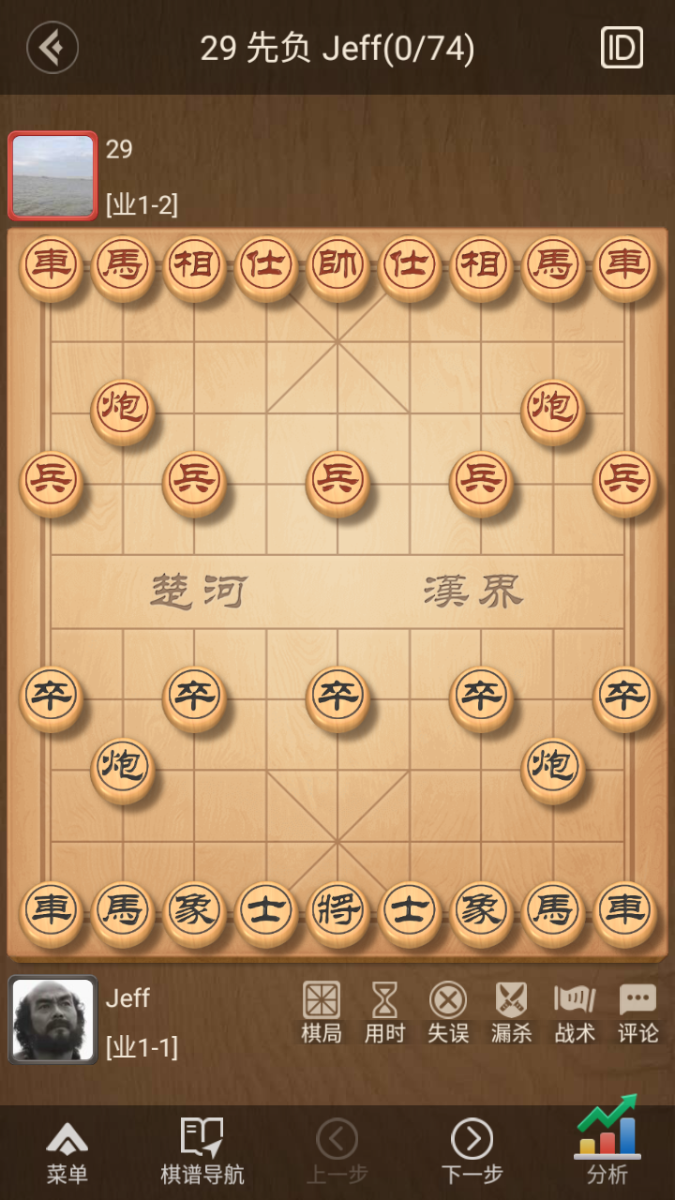
#> input picture 2026-11-17/xiangqi-move-logic/work/inspect/Screenshot_20261117-103346.png, 675 x 1200 px, found by its file name
$ python recognize_v1.py
#> lines starting #> are read from the running program, lines starting #| are printed output that depends on the picture; after the words box and inside, x2 and y2 are one past the last pixel; in counts of white or black regions, pixels touching at a corner belong together
### engine/constants.py
"""中国象棋引擎常量：棋子编码、子力价值、中文名称与坐标约定。

内部坐标约定（全引擎统一）：
    下标 sq = row * 9 + col
    col: 0..8  从左到右（以红方视角，红方在下）
    row: 0..9  从上到下（row 0 = 黑方底线，row 9 = 红方底线）

棋子编码：
    piece = (color << 3) | type
    color: RED=0 / BLACK=1
    type : KING=1 .. PAWN=7
    因此红方棋子取值 1..7，黑方棋子取值 9..15，0 表示空。
"""

COLS = 9
ROWS = 10
SQUARES = COLS * ROWS

RED = 0
BLACK = 1

EMPTY = 0
KING = 1
ADVISOR = 2
ELEPHANT = 3
HORSE = 4
CHARIOT = 5
CANNON = 6
PAWN = 7


def make(color: int, ptype: int) -> int:
    """组合颜色与兵种，得到棋子编码。"""
    return (color << 3) | ptype


def color_of(piece: int) -> int:
    """取棋子颜色（空子返回 0，调用前应先判空）。"""
    return piece >> 3


def type_of(piece: int) -> int:
    """取棋子兵种（空子返回 0）。"""
    return piece & 7


def opponent(color: int) -> int:
    """返回对手颜色。"""
    return BLACK if color == RED else RED


# 子力价值（厘兵）。车、炮直线速度快，高于马。兵的名义值是 100，
# 开局到残局的实际吃兵收益在评估里再压低。将帅不参与交换评估。
PIECE_VALUE = {
    KING: 60000,
    ADVISOR: 200,
    ELEPHANT: 200,
    HORSE: 400,
    CHARIOT: 1200,
    CANNON: 650,
    PAWN: 100,
}

# 中文棋子名（红/黑两套写法）
PIECE_NAMES = {
    (RED, KING): "帅",
    (RED, ADVISOR): "仕",
    (RED, ELEPHANT): "相",
    (RED, HORSE): "马",
    (RED, CHARIOT): "车",
    (RED, CANNON): "炮",
    (RED, PAWN): "兵",
    (BLACK, KING): "将",
    (BLACK, ADVISOR): "士",
    (BLACK, ELEPHANT): "象",
    (BLACK, HORSE): "马",
    (BLACK, CHARIOT): "车",
    (BLACK, CANNON): "炮",
    (BLACK, PAWN): "卒",
}

# FEN 字符映射（大写红、小写黑）；兼容 b/e 两种“象”写法与 h 的“马”写法
FEN_TO_PIECE = {
    "K": make(RED, KING),
    "A": make(RED, ADVISOR),
    "B": make(RED, ELEPHANT),
    "E": make(RED, ELEPHANT),
    "H": make(RED, HORSE),
    "N": make(RED, HORSE),
    "R": make(RED, CHARIOT),
    "C": make(RED, CANNON),
    "P": make(RED, PAWN),
    "k": make(BLACK, KING),
    "a": make(BLACK, ADVISOR),
    "b": make(BLACK, ELEPHANT),
    "e": make(BLACK, ELEPHANT),
    "h": make(BLACK, HORSE),
    "n": make(BLACK, HORSE),
    "r": make(BLACK, CHARIOT),
    "c": make(BLACK, CANNON),
    "p": make(BLACK, PAWN),
}
#> in recognize, img is the input picture: shape (1200, 675, 3); mean B, G, R 94.3, 130.8, 165.2

# 输出 FEN 时统一使用的大写/小写字符
PIECE_TO_FEN = {
    make(RED, KING): "K",
    make(RED, ADVISOR): "A",
    make(RED, ELEPHANT): "B",
    make(RED, HORSE): "N",
    make(RED, CHARIOT): "R",
    make(RED, CANNON): "C",
    make(RED, PAWN): "P",
    make(BLACK, KING): "k",
    make(BLACK, ADVISOR): "a",
    make(BLACK, ELEPHANT): "b",
    make(BLACK, HORSE): "n",
    make(BLACK, CHARIOT): "r",
    make(BLACK, CANNON): "c",
    make(BLACK, PAWN): "p",
}

START_FEN = "rnbakabnr/9/1c5c1/p1p1p1p1p/9/9/P1P1P1P1P/1C5C1/9/RNBAKABNR w - - 0 1"

# 中文数字（红方记谱用中文，黑方记谱用阿拉伯数字）
RED_NUMERALS = "零一二三四五六七八九"
BLACK_NUMERALS = "0123456789"

### test/recognize_v1.py
"""完整识别流水线验证：9x10 网格 → 90 个棋子位置 → 颜色分类 → 走棋 → 画圈。
先用一张图完整跑通，再批量处理。"""

import json
import os
import sys

import cv2
import numpy as np

_HERE = os.path.dirname(os.path.abspath(__file__))
_ROOT = os.path.dirname(_HERE)
if _ROOT not in sys.path:
    sys.path.insert(0, _ROOT)

from engine import decide_position
from engine.constants import BLACK, RED

IMG = r"g:\chessCn\images\Screenshot_20261117-103346.png"
OUT = r"g:\chessCn\2026-11-17\xiangqi-move-logic\work\inspect"
os.makedirs(OUT, exist_ok=True)

# 上一轮投影法得到的稳定网格（参考点）
# 竖线: [0, 43, 131, 207, 284, 360, 437, 513, 590, 717] → 9 条内部: 131..590
# 横线: [0, 43, 135, 188, 263, 339, 411, 490, 569, 644, 720, 796, 864, 926, ...]
#       内部: 188..926 共 10 条


def local_minima(arr, min_gap=15):
    n = len(arr)
    peaks = [0]
    for i in range(1, n - 1):
        if arr[i] < arr[i - 1] and arr[i] < arr[i + 1]:
            peaks.append(i)
    peaks.append(n - 1)
    filtered = [peaks[0]]
    for p in peaks[1:]:
        if p - filtered[-1] >= min_gap:
            filtered.append(p)
        elif arr[p] < arr[filtered[-1]]:
            filtered[-1] = p
    return filtered


def detect_board_anchor(img):
    """返回 (x0, y0, cell_w, cell_h, grid_cols, grid_rows)。

    用投影法找到最稳定的 9×10 网格。"""
    gray = cv2.cvtColor(img, cv2.COLOR_BGR2GRAY)
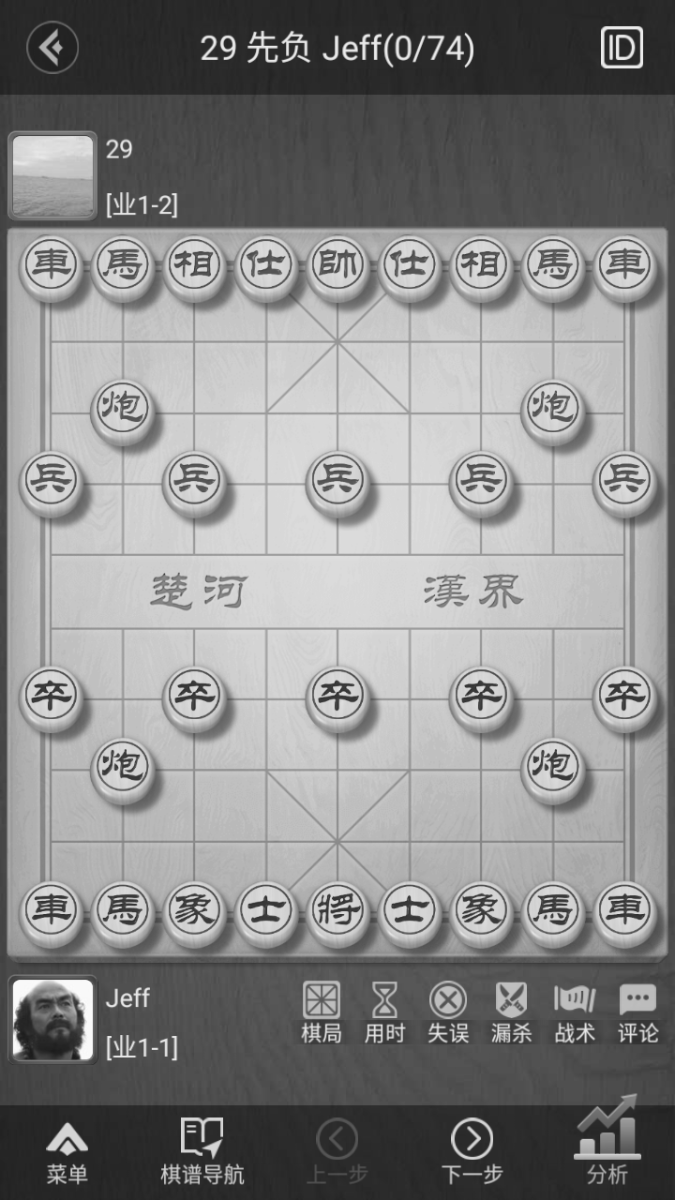
#> gray: shape (1200, 675); min 26, max 253, mean 136.9
    h, w = gray.shape
#> h = 1200; w = 675
    row_proj = gray.mean(axis=1)
#> row_proj = 1200 values, max 204.4 at index 557, min 39.7 at index 6, mean 136.9
    col_proj = gray.mean(axis=0)
#> col_proj = 675 values, max 151.5 at index 387, min 63.26 at index 0, mean 136.9

    h_lines = local_minima(row_proj, min_gap=30)
#> in local_minima, `n = len(arr)`: n = 1200
#> after the loop in local_minima, `for i in range(1, n - 1):`: peaks = 164 values from 0 to 1191
#> in local_minima, `filtered = [peaks[0]]`: filtered = [0]
#> the loop in local_minima, `for p in peaks[1:]:` made 164 passes
#> p on passes 1 to 3: 2, 4, 6
#> after the loop in local_minima, `for p in peaks[1:]:`: filtered = [6, 75, 113, 179, 224, 271, 303, 341, 413, 480, 514, 554, 588, 628, 699, 733, 769, 805, 841, 905, 963, 1021, 1106, 1199]
#> h_lines has the same summary as filtered in local_minima
    v_lines = local_minima(col_proj, min_gap=30)
#> the loop in local_minima (call 2), `for p in peaks[1:]:` made 98 passes
#> p on passes 1 to 12: 11, 20, 26, 41, 50, 61, 69, 75, 80, 90, 93, 98
#> v_lines = [0, 41, 123, 155, 194, 224, 266, 337, 370, 409, 481, 512, 553, 587, 624, 672]

    # 选出等间距的那段
    def pick_uniform(lines, need):
#> called with need = 10
        if len(lines) < need:
            return None
        best_seq = None
        best_std = 1e9
        for i in range(len(lines) - need + 1):
            seq = lines[i:i + need]
            gaps = np.diff(seq)
            if np.std(gaps) < best_std:
                best_std = np.std(gaps)
                best_seq = seq
#> this loop made 7 passes
#> (gaps, best_std, best_seq) on passes 1, 3, 4, 6: ([41, 82, 32, 39, 30, 42, 71, 33, 39], 17.25, [0, 41, 123, 155, 194, 224, 266, 337, 370, 409]), ([32, 39, 30, 42, 71, 33, 39, 72, 31], 15.6, [123, 155, 194, 224, 266, 337, 370, 409, 481, 512]), ([39, 30, 42, 71, 33, 39, 72, 31, 41], 15.13, [155, 194, 224, 266, 337, 370, 409, 481, 512, 553]), ([42, 71, 33, 39, 72, 31, 41, 34, 37], 14.86, [224, 266, 337, 370, 409, 481, 512, 553, 587, 624])
#> (seq, gaps) on passes 2, 5, 7: ([41, 123, 155, 194, 224, 266, 337, 370, 409, 481], [82, 32, 39, 30, 42, 71, 33, 39, 72]), ([194, 224, 266, 337, 370, 409, 481, 512, 553, 587], [30, 42, 71, 33, 39, 72, 31, 41, 34]), ([266, 337, 370, 409, 481, 512, 553, 587, 624, 672], [71, 33, 39, 72, 31, 41, 34, 37, 48])
#> after the loop, best_std = 14.86
        return best_seq

    vert = pick_uniform(v_lines, 10)  # 10 条竖线 → 9 格
#> vert = [224, 266, 337, 370, 409, 481, 512, 553, 587, 624]
    horz = pick_uniform(h_lines, 11)  # 11 条横线 → 10 格
#> the loop in pick_uniform (call 2), `for i in range(len(lines) - need + 1):` made 14 passes
#> (gaps, best_std, best_seq) on passes 1, 2, 4, 10: ([69, 38, 66, 45, 47, 32, 38, 72, 67, 34], 15.12, [6, 75, 113, 179, 224, 271, 303, 341, 413, 480, 514]), ([38, 66, 45, 47, 32, 38, 72, 67, 34, 40], 14.1, [75, 113, 179, 224, 271, 303, 341, 413, 480, 514, 554]), ([45, 47, 32, 38, 72, 67, 34, 40, 34, 40], 13.14, [179, 224, 271, 303, 341, 413, 480, 514, 554, 588, 628]), ([34, 40, 34, 40, 71, 34, 36, 36, 36, 64], 12.77, [480, 514, 554, 588, 628, 699, 733, 769, 805, 841, 905])
#> (seq, gaps) on passes 3, 5, 6, 7, 8, 9: ([113, 179, 224, 271, 303, 341, 413, 480, 514, 554, 588], [66, 45, 47, 32, 38, 72, 67, 34, 40, 34]), ([224, 271, 303, 341, 413, 480, 514, 554, 588, 628, 699], [47, 32, 38, 72, 67, 34, 40, 34, 40, 71]), ([271, 303, 341, 413, 480, 514, 554, 588, 628, 699, 733], [32, 38, 72, 67, 34, 40, 34, 40, 71, 34]), ([303, 341, 413, 480, 514, 554, 588, 628, 699, 733, 769], [38, 72, 67, 34, 40, 34, 40, 71, 34, 36]), ([341, 413, 480, 514, 554, 588, 628, 699, 733, 769, 805], [72, 67, 34, 40, 34, 40, 71, 34, 36, 36]), ([413, 480, 514, 554, 588, 628, 699, 733, 769, 805, 841], [67, 34, 40, 34, 40, 71, 34, 36, 36, 36])
#> horz = [480, 514, 554, 588, 628, 699, 733, 769, 805, 841, 905]

    print(f"选中竖线: {vert}  std={np.std(np.diff(vert)):.1f}")
#| 选中竖线: [224, 266, 337, 370, 409, 481, 512, 553, 587, 624]  std=14.9
    print(f"选中横线: {horz}  std={np.std(np.diff(horz)):.1f}")
#| 选中横线: [480, 514, 554, 588, 628, 699, 733, 769, 805, 841, 905]  std=12.8

    cell_w = (vert[-1] - vert[0]) / 9
#> cell_w = 44.44
    cell_h = (horz[-1] - horz[0]) / 10
#> cell_h = 42.5
    return vert[0], horz[0], cell_w, cell_h, vert, horz


def classify_cell(img, cx, cy, cell_size):
    """在格子中心区域采样，返回 'r' | 'b' | '.'。"""
    r = int(cell_size * 0.30)
    patch = img[cy - r:cy + r, cx - r:cx + r]
    if patch.size == 0:
        return ".", None
    hsv = cv2.cvtColor(patch, cv2.COLOR_BGR2HSV)
    # 黑色：V 通道低
    v_low = (hsv[..., 2] < 70).mean()
    # 红色：H 在 0-10 或 160-180
    red_mask = ((hsv[..., 0] < 10) | (hsv[..., 0] > 160)) & (hsv[..., 1] > 80) & (hsv[..., 2] > 80)
    red_ratio = red_mask.mean()
    return red_ratio, v_low


def recognize(img_path, side_bottom=None):
    """识别一张截图的棋盘。

    side_bottom: 'red' 红方在下 / 'black' 黑方在下 / None（自动检测：哪方棋子多且在中心区域）
    返回 (grid_string, cell_centers, board_x0, board_y0, cell_w, cell_h, view_side)
    """
    img = cv2.imread(img_path)
    x0, y0, cell_w, cell_h, vert, horz = detect_board_anchor(img)
#> x0 = 224; y0 = 480; cell_w = 44.44; cell_h = 42.5; vert = [224, 266, 337, 370, 409, 481, 512, 553, 587, 624]
    centers = []
    grid_chars = []
    for row in range(10):
        row_chars = []
        for col in range(9):
            cx = int(vert[col] + cell_w / 2)
            cy = int(horz[row] + cell_h / 2)
            red_ratio, black_ratio = classify_cell(img, cx, cy, cell_w)
            char = "."
            if red_ratio > 0.12 and red_ratio > black_ratio:
                char = "R"
            elif black_ratio > 0.15 and black_ratio > red_ratio:
                char = "r"
            row_chars.append(char)
            centers.append((cx, cy))
        grid_chars.append("".join(row_chars))
#> this loop made 10 passes
#> pass 1, in classify_cell, `patch = img[cy - r:cy + r, cx - r:cx + r]`:
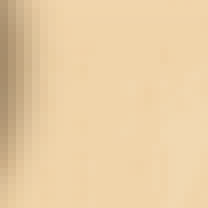
#> patch: shape (26, 26, 3) (shown 8 times larger); mean B, G, R 164.8, 205.9, 233.5
#> pass 1, in classify_cell (call 2), `patch = img[cy - r:cy + r, cx - r:cx + r]`:
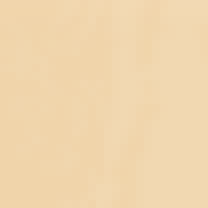
#> patch: shape (26, 26, 3) (shown 8 times larger); mean B, G, R 173.5, 213.9, 240.5
#> after the loop, centers = 90 pairs, first value 246 to 609, second value 501 to 862; grid_chars = ['.........', '.........', '.........', '.........', '.........', '.........', '.........', '.........', '.........', '.........']

    grid_str = "\n".join(grid_chars)
    print("\n识别网格:")
    print(grid_str)

    # 统计双方棋子数
    red_count = sum(row.count("R") for row in grid_chars)
#> red_count = 0
    black_count = sum(row.count("r") for row in grid_chars)
#> black_count = 0
    print(f"红棋 {red_count} 颗，黑棋 {black_count} 颗")
#| 红棋 0 颗，黑棋 0 颗

    return grid_str, centers, x0, y0, cell_w, cell_h, img.shape[:2]


def main():
    grid_str, centers, bx, by, cw, ch, _ = recognize(IMG)
#> bx = 224; by = 480; cw = 44.44; ch = 42.5
    print(f"\n棋盘区域 x={bx} y={by} cell={cw:.1f}x{ch:.1f}")
#| 棋盘区域 x=224 y=480 cell=44.4x42.5


if __name__ == "__main__":
    main()
